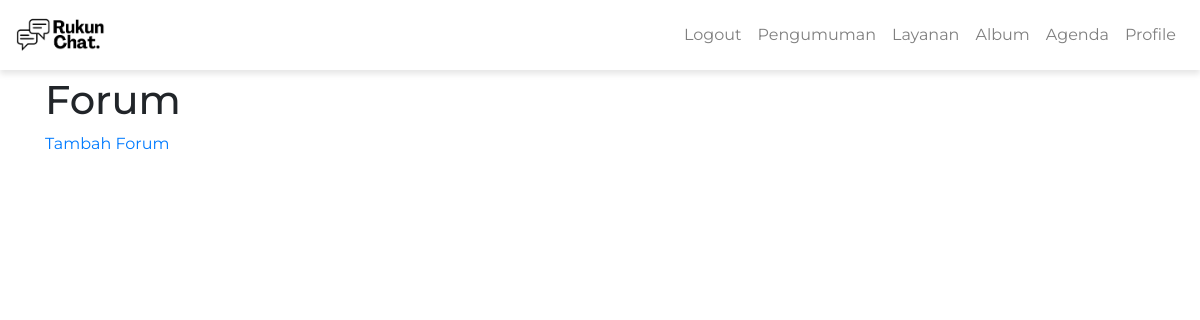
Page /forum/all/ (signed in) on the earlier database version.
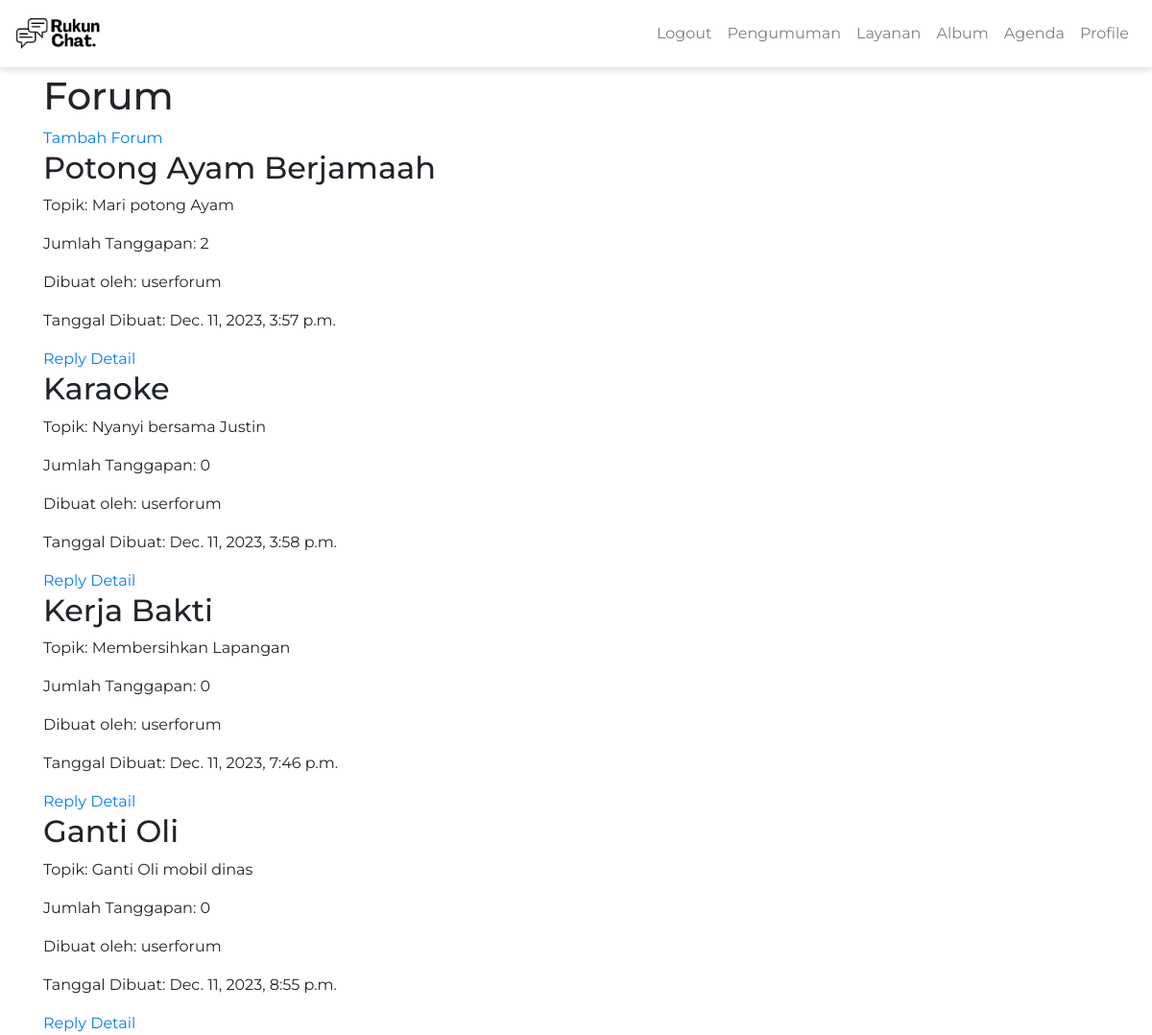
Same page on the later database version.
### forum/models.py (models this page shows)
class Forum(models.Model):
    title = models.CharField(max_length=255)
    date_created = models.DateTimeField(auto_now_add=True)
    topic = models.CharField(max_length=255)
    num_responses = models.IntegerField(default=0)
    creator = models.ForeignKey(User, on_delete=models.CASCADE)

### forum/views.py (the view)
# urls.py: path('all/', show_all_forum, name='show_all_forum'),
@login_required(login_url='/auth/login/')
def show_all_forum(request):
    forums = Forum.objects.all()
    context = {
        'forums': forums
    }
    return render(request, 'show_all_forum.html', context)

### forum/templates/show_all_forum.html
{% extends 'base.html' %}
{% block content %}
<h1>Forum</h1>
{% if user.is_authenticated %}
<a href="{% url 'forum:add_forum' %}">Tambah Forum</a>
{% endif %}
{% for forum in forums %}
<div class="forum">
  <h2>{{ forum.title }}</h2>
  <p>Topik: {{ forum.topic }}</p>
  <p>Jumlah Tanggapan: {{ forum.num_responses }}</p>
  <p>Dibuat oleh: {{ forum.creator.username }}</p>
  <p>Tanggal Dibuat: {{ forum.date_created }}</p>
  {% if user.is_authenticated%}
  <a href="{% url 'forum:reply_forum' forum.id %}">Reply</a>
  <a href="{% url 'forum:forum_detail' forum.id %}">Detail</a>
  {% endif %}
</div>
{% endfor %}
{% endblock %}

### templates/base.html (shortened to what this page needs)
<!DOCTYPE html>
<html lang="en">
<head>
    <link rel="stylesheet" href="https://maxcdn.bootstrapcdn.com/bootstrap/4.5.2/css/bootstrap.min.css">
</head>
<body>
    {% load static %}
    <nav class="navbar navbar-expand-lg navbar-light  fixed-top">
        <a class="navbar-brand" href="{% url 'authentication:index' %}">
            <img src="{% static 'images/logo.jpg' %}" alt="Rukun Chat Logo" class="navbar-logo">
        </a>
        <div class="collapse navbar-collapse" id="navbarNav">
            <ul class="navbar-nav ml-auto">
                {% if user.is_authenticated %}
                    <li class="nav-item">
                        <a class="nav-link" href="{% url 'authentication:logout' %}">Logout</a>
                    </li>
                {% else %}
                    <li class="nav-item">
                        <a class="nav-link" href="{% url 'authentication:login' %}">Login</a>
                    </li>
                {% endif %}
                <li class="nav-item">
                    <a class="nav-link" href="{% url 'pengumuman:pengumuman_list' %}">Pengumuman</a>
                </li>
                <li class="nav-item">
                    <a class="nav-link" href="{% url 'layanan:show_all_layanan' %}">Layanan</a>
                </li>
                <li class="nav-item">
                    <a class="nav-link" href="{% url 'album:mygallery' %}">Album</a>
                </li>
                <li class="nav-item">
                    <a class="nav-link" href="{% url 'agenda:index' %}">Agenda</a>
                </li>
                <li class="nav-item">
                    <a class="nav-link" href="{% url 'administration:view_profile' %}">Profile</a>
                </li>
            </ul>
        </div>
    </nav>
    <div class="container">
        {% block content %}{% endblock %}
    </div>
</body>
</html>

Differences in the rows shown:
added Forum: title "Potong Ayam Berjamaah", topic "Mari potong Ayam", num_responses "2", creator.username "userforum", date_created "Dec. 11, 2023, 3:57 p.m."
added Forum: title "Karaoke", topic "Nyanyi bersama Justin", num_responses "0", creator.username "userforum", date_created "Dec. 11, 2023, 3:58 p.m."
added Forum: title "Kerja Bakti", topic "Membersihkan Lapangan", num_responses "0", creator.username "userforum", date_created "Dec. 11, 2023, 7:46 p.m."
added Forum: title "Ganti Oli", topic "Ganti Oli mobil dinas", num_responses "0", creator.username "userforum", date_created "Dec. 11, 2023, 8:55 p.m."
